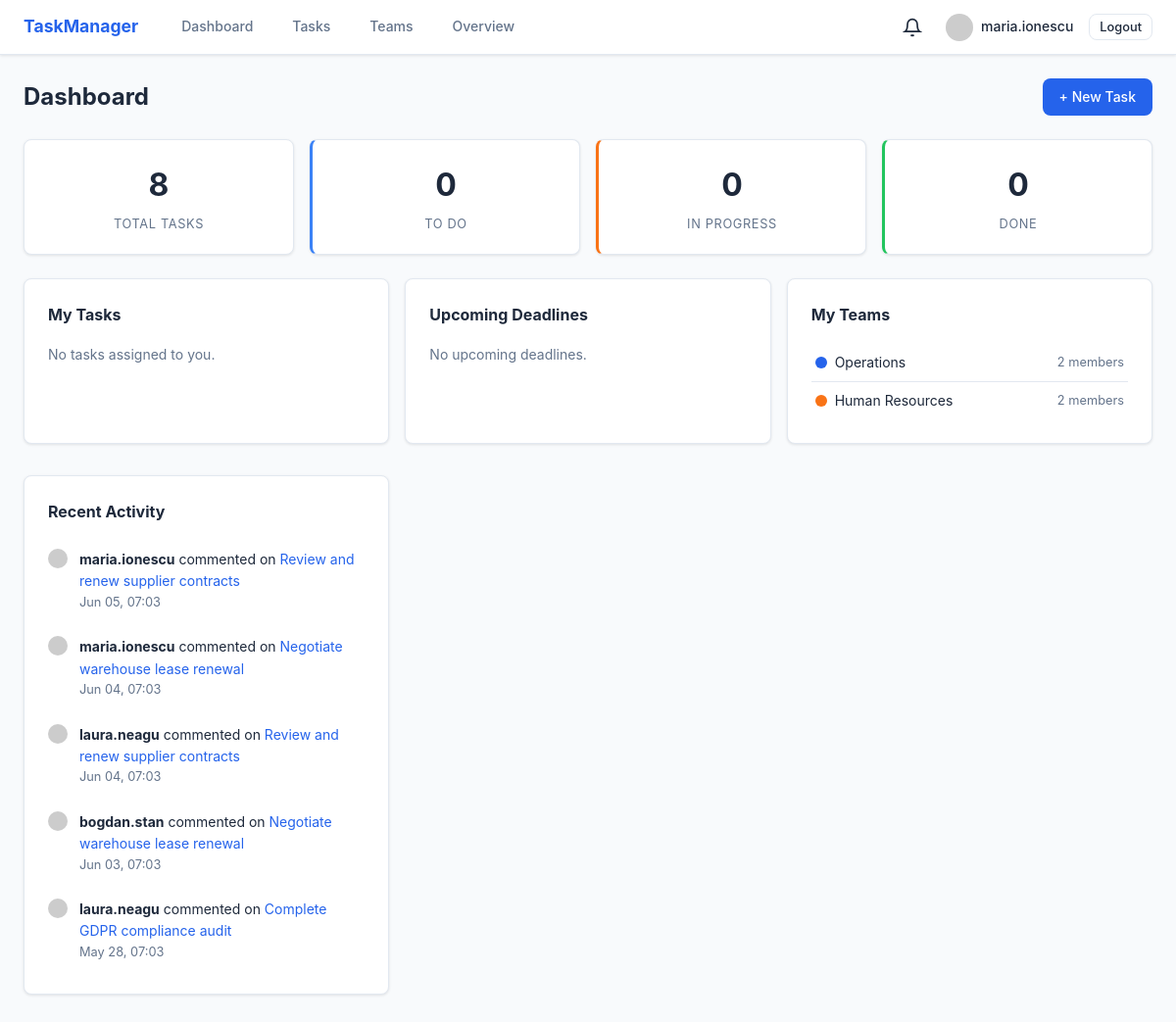
/ (signed in), run on the app's committed database.
### models/user.py (models this page shows, shortened)
class User(UserMixin, db.Model):
    __tablename__ = 'users'
    id = db.Column(db.Integer, primary_key=True)
    username = db.Column(db.String(64), unique=True, nullable=False, index=True)
    email = db.Column(db.String(120), unique=True, nullable=False, index=True)
    password_hash = db.Column(db.String(128), nullable=False)
    full_name = db.Column(db.String(120), default='')
    job_title = db.Column(db.String(120), default='')
    department = db.Column(db.String(120), default='')
    bio = db.Column(db.Text, default='')
    role = db.Column(db.String(20), default='user')  # user, manager, admin
    is_active = db.Column(db.Boolean, default=True)
    notify_assignment = db.Column(db.Boolean, default=True)
    notify_comments = db.Column(db.Boolean, default=True)
    notify_deadlines = db.Column(db.Boolean, default=True)
    created_at = db.Column(db.DateTime, default=datetime.utcnow)
    last_seen = db.Column(db.DateTime, default=datetime.utcnow)
    tasks_created = db.relationship('Task', foreign_keys='Task.creator_id', backref='creator', lazy='dynamic')
    tasks_assigned = db.relationship('Task', foreign_keys='Task.assignee_id', backref='assignee', lazy='dynamic')
    comments = db.relationship('Comment', backref='author', lazy='dynamic')
    notifications = db.relationship('Notification', backref='user', lazy='dynamic')
    teams = db.relationship('Team', secondary=team_members, backref=db.backref('members', lazy='dynamic'))
    def gravatar(self, size=80):
        digest = hashlib.md5(self.email.lower().strip().encode()).hexdigest()
        return f'https://www.gravatar.com/avatar/{digest}?d=identicon&s={size}'

### models/team.py (models this page shows, shortened)
class Team(db.Model):
    __tablename__ = 'teams'
    id = db.Column(db.Integer, primary_key=True)
    name = db.Column(db.String(100), unique=True, nullable=False)
    description = db.Column(db.Text, default='')
    color = db.Column(db.String(7), default='#2563eb')  # hex color for badge
    lead_id = db.Column(db.Integer, db.ForeignKey('users.id'), nullable=True)
    created_at = db.Column(db.DateTime, default=datetime.utcnow)
    lead = db.relationship('User', foreign_keys=[lead_id], backref='led_teams')
    tasks = db.relationship('Task', backref='team', lazy='dynamic')
    @property
    def member_count(self):
        return self.members.count()

### models/comment.py (models this page shows, shortened)
class Comment(db.Model):
    __tablename__ = 'comments'
    id = db.Column(db.Integer, primary_key=True)
    content = db.Column(db.Text, nullable=False)
    task_id = db.Column(db.Integer, db.ForeignKey('tasks.id'), nullable=False)
    user_id = db.Column(db.Integer, db.ForeignKey('users.id'), nullable=False)
    parent_id = db.Column(db.Integer, db.ForeignKey('comments.id'), nullable=True)
    created_at = db.Column(db.DateTime, default=datetime.utcnow)
    replies = db.relationship('Comment', backref=db.backref('parent', remote_side=[id]), lazy='dynamic')

### models/task.py (models this page shows, shortened)
class Task(db.Model):
    __tablename__ = 'tasks'
    id = db.Column(db.Integer, primary_key=True)
    title = db.Column(db.String(200), nullable=False)
    description = db.Column(db.Text, default='')
    priority = db.Column(db.String(20), default='medium')  # low, medium, high, critical
    status = db.Column(db.String(20), default='todo')  # todo, in_progress, review, done
    deadline = db.Column(db.DateTime, nullable=True)
    creator_id = db.Column(db.Integer, db.ForeignKey('users.id'), nullable=False)
    assignee_id = db.Column(db.Integer, db.ForeignKey('users.id'), nullable=True)
    team_id = db.Column(db.Integer, db.ForeignKey('teams.id'), nullable=True)
    created_at = db.Column(db.DateTime, default=datetime.utcnow)
    updated_at = db.Column(db.DateTime, default=datetime.utcnow, onupdate=datetime.utcnow)
    tags = db.relationship('Tag', secondary=task_tags, backref=db.backref('tasks', lazy='dynamic'))
    comments = db.relationship('Comment', backref='task', lazy='dynamic', cascade='all, delete-orphan')

### routes/dashboard.py (the view)
@dashboard_bp.route('/')
@login_required
def index():
    now = datetime.utcnow()
    upcoming = now + timedelta(days=7)
    my_tasks = Task.query.filter(
        (Task.assignee_id == current_user.id) & (Task.status != 'done')
    ).order_by(Task.deadline.asc().nullslast()).all()
    upcoming_deadlines = Task.query.filter(
        Task.assignee_id == current_user.id,
        Task.status != 'done',
        Task.deadline.isnot(None),
        Task.deadline <= upcoming,
    ).order_by(Task.deadline.asc()).all()
    recent_comments = Comment.query.join(Task).filter(
        (Task.creator_id == current_user.id) | (Task.assignee_id == current_user.id)
    ).order_by(Comment.created_at.desc()).limit(10).all()
    stats = {
        'total': Task.query.filter(
            (Task.assignee_id == current_user.id) | (Task.creator_id == current_user.id)
        ).count(),
        'todo': Task.query.filter_by(assignee_id=current_user.id, status='todo').count(),
        'in_progress': Task.query.filter_by(assignee_id=current_user.id, status='in_progress').count(),
        'done': Task.query.filter_by(assignee_id=current_user.id, status='done').count(),
        'overdue': Task.query.filter(
            Task.assignee_id == current_user.id,
            Task.status != 'done',
            Task.deadline.isnot(None),
            Task.deadline < now,
        ).count(),
    }
    my_teams = current_user.teams
    return render_template('dashboard/index.html', my_tasks=my_tasks,
                           upcoming_deadlines=upcoming_deadlines,
                           recent_comments=recent_comments, stats=stats,
                           my_teams=my_teams)

### templates/dashboard/index.html (shortened to what this page needs)
{% extends "layouts/base.html" %}
{% block extra_css %}<link rel="stylesheet" href="{{ url_for('static', filename='css/dashboard.css') }}">{% endblock %}
{% block content %}
<div class="page-header">
    <h1>Dashboard</h1>
    <a href="{{ url_for('tasks.create') }}" class="btn btn-primary">+ New Task</a>
</div>
<div class="stats-grid">
    <div class="stat-card">
        <div class="stat-value">{{ stats.total }}</div>
        <div class="stat-label">Total Tasks</div>
    </div>
    <div class="stat-card stat-info">
        <div class="stat-value">{{ stats.todo }}</div>
        <div class="stat-label">To Do</div>
    </div>
    <div class="stat-card stat-warning">
        <div class="stat-value">{{ stats.in_progress }}</div>
        <div class="stat-label">In Progress</div>
    </div>
    <div class="stat-card stat-success">
        <div class="stat-value">{{ stats.done }}</div>
        <div class="stat-label">Done</div>
    </div>
</div>
<div class="dashboard-grid">
    <div class="card">
        <h3>My Tasks</h3>
        {% if my_tasks %}
        <div class="task-list-compact">
            {% for task in my_tasks[:10] %}
            <a href="{{ url_for('tasks.detail', task_id=task.id) }}" class="task-list-item">
                <span class="badge badge-{{ task.priority_class }} badge-sm">{{ task.priority[0]|upper }}</span>
                <span class="task-list-title">{{ task.title }}</span>
                <span class="status-badge status-{{ task.status }} badge-sm">{{ task.status_label }}</span>
            </a>
            {% endfor %}
        </div>
        {% else %}
        <p class="text-muted">No tasks assigned to you.</p>
        {% endif %}
    </div>
    <div class="card">
        <h3>Upcoming Deadlines</h3>
        {% if upcoming_deadlines %}
        <div class="task-list-compact">
            {% for task in upcoming_deadlines %}
            <a href="{{ url_for('tasks.detail', task_id=task.id) }}" class="task-list-item">
                <span class="task-list-title">{{ task.title }}</span>
                <span class="task-deadline {{ 'overdue' if task.is_overdue }}">{{ task.deadline.strftime('%b %d') }}</span>
            </a>
            {% endfor %}
        </div>
        {% else %}
        <p class="text-muted">No upcoming deadlines.</p>
        {% endif %}
    </div>
    <div class="card">
        <h3>My Teams</h3>
        {% if my_teams %}
        <div class="team-list-compact">
            {% for team in my_teams %}
            <a href="{{ url_for('teams.detail', team_id=team.id) }}" class="team-list-item">
                <span class="team-color-dot" style="background: {{ team.color }}"></span>
                <span class="task-list-title">{{ team.name }}</span>
                <span class="text-muted text-sm">{{ team.member_count }} members</span>
            </a>
            {% endfor %}
        </div>
        {% else %}
        <p class="text-muted">Not in any teams yet. <a href="{{ url_for('teams.list_teams') }}">Browse teams</a></p>
        {% endif %}
    </div>
    <div class="card">
        <h3>Recent Activity</h3>
        {% if recent_comments %}
        <div class="activity-list">
            {% for comment in recent_comments %}
            <div class="activity-item">
                <img src="{{ comment.author.gravatar(24) }}" class="avatar-xs">
                <div>
                    <strong>{{ comment.author.username }}</strong> commented on
                    <a href="{{ url_for('tasks.detail', task_id=comment.task_id) }}">{{ comment.task.title }}</a>
                    <div class="text-muted text-sm">{{ comment.created_at.strftime('%b %d, %H:%M') }}</div>
                </div>
            </div>
            {% endfor %}
        </div>
        {% else %}
        <p class="text-muted">No recent activity.</p>
        {% endif %}
    </div>
</div>
{% endblock %}

### templates/layouts/base.html (shortened to what this page needs)
<!DOCTYPE html>
<html lang="en">
<head>
    <link rel="stylesheet" href="{{ url_for('static', filename='css/main.css') }}">
    {% block extra_css %}{% endblock %}
</head>
<body>
    {% if current_user.is_authenticated %}
    <nav class="navbar">
        <div class="nav-container">
            <a href="{{ url_for('dashboard.index') }}" class="nav-brand">TaskManager</a>
            <div class="nav-links">
                <a href="{{ url_for('dashboard.index') }}">Dashboard</a>
                <a href="{{ url_for('tasks.list_tasks') }}">Tasks</a>
                <a href="{{ url_for('teams.list_teams') }}">Teams</a>
                {% if current_user.role in ('manager', 'admin') %}
                <a href="{{ url_for('dashboard.overview') }}">Overview</a>
                {% endif %}
            </div>
            <div class="nav-right">
                <div class="notification-bell" id="notificationBell">
                    <svg width="20" height="20" viewBox="0 0 24 24" fill="none" stroke="currentColor" stroke-width="2"><path d="M18 8A6 6 0 0 0 6 8c0 7-3 9-3 9h18s-3-2-3-9"/><path d="M13.73 21a2 2 0 0 1-3.46 0"/></svg>
                </div>
                <a href="{{ url_for('profile.view') }}" class="nav-avatar">
                    <img src="{{ current_user.gravatar(32) }}" alt="{{ current_user.username }}" class="avatar-sm">
                    {{ current_user.username }}
                </a>
                <a href="{{ url_for('auth.logout') }}" class="btn btn-sm btn-outline">Logout</a>
            </div>
        </div>
    </nav>
    {% endif %}
    <main class="container">
        {% block content %}{% endblock %}
    </main>
</body>
</html>

### static/css/main.css (style rules this page uses)
*, *::before, *::after { box-sizing: border-box; margin: 0; padding: 0; }
:root { --primary: #2563eb; --primary-hover: #1d4ed8; --secondary: #10b981; --accent: #f59e0b; --bg: #f8fafc; --surface: #ffffff; --text: #1e293b; --text-muted: #64748b; --border: #e2e8f0; --success: #22c55e; --warning: #f97316; --error: #ef4444; --info: #3b82f6; --radius: 8px; --radius-sm: 4px; --shadow: 0 1px 3px rgba(0,0,0,.1); --shadow-md: 0 4px 6px rgba(0,0,0,.1); }
body { font-family: 'Inter', system-ui, -apple-system, sans-serif; background: var(--bg); color: var(--text); line-height: 1.6; font-size: 14px; }
a { color: var(--primary); text-decoration: none; }
.navbar { background: var(--surface); border-bottom: 1px solid var(--border); padding: 0 1.5rem; height: 56px; position: sticky; top: 0; z-index: 100; box-shadow: var(--shadow); }
.nav-container { max-width: 1200px; margin: 0 auto; display: flex; align-items: center; height: 100%; gap: 2rem; }
.nav-brand { font-weight: 700; font-size: 1.1rem; color: var(--primary); }
.nav-links { display: flex; gap: 1rem; flex: 1; }
.nav-links a { color: var(--text-muted); padding: .5rem .75rem; border-radius: var(--radius-sm); font-weight: 500; font-size: .875rem; }
.nav-right { display: flex; align-items: center; gap: 1rem; }
.nav-avatar { display: flex; align-items: center; gap: .5rem; color: var(--text); font-weight: 500; font-size: .875rem; }
.container { max-width: 1200px; margin: 0 auto; padding: 1.5rem; }
.card { background: var(--surface); border: 1px solid var(--border); border-radius: var(--radius); padding: 1.5rem; margin-bottom: 1rem; box-shadow: var(--shadow); }
.card h3 { margin-bottom: 1rem; font-size: 1rem; }
.btn { display: inline-flex; align-items: center; gap: .5rem; padding: .5rem 1rem; border-radius: var(--radius); border: 1px solid transparent; font-weight: 500; font-size: .875rem; cursor: pointer; transition: all .15s; text-decoration: none; line-height: 1.4; }
.btn-primary { background: var(--primary); color: #fff; }
.btn-outline { background: transparent; color: var(--text); border-color: var(--border); }
.btn-sm { padding: .25rem .625rem; font-size: .8rem; }
.page-header { display: flex; justify-content: space-between; align-items: center; margin-bottom: 1.5rem; }
.page-header h1 { font-size: 1.5rem; }
.avatar-xs { width: 20px; height: 20px; border-radius: 50%; vertical-align: middle; }
.avatar-sm { width: 28px; height: 28px; border-radius: 50%; vertical-align: middle; }
.notification-bell { position: relative; cursor: pointer; padding: .5rem; display: flex; align-items: center; }
.team-color-dot { width: 12px; height: 12px; border-radius: 50%; display: inline-block; flex-shrink: 0; }
.team-list-compact { display: flex; flex-direction: column; }
.team-list-item { display: flex; align-items: center; gap: .5rem; padding: .5rem .25rem; border-bottom: 1px solid var(--border); color: var(--text); font-size: .875rem; }
.team-list-item:last-child { border-bottom: none; }
.task-list-title { flex: 1; }
.activity-list { display: flex; flex-direction: column; gap: .5rem; }
.activity-item { display: flex; gap: .75rem; align-items: flex-start; padding: .5rem 0; font-size: .875rem; }
.text-muted { color: var(--text-muted); }
.text-sm { font-size: .8rem; }

### static/css/dashboard.css (style rules this page uses)
.stats-grid { display: grid; grid-template-columns: repeat(auto-fit, minmax(160px, 1fr)); gap: 1rem; margin-bottom: 1.5rem; }
.stat-card { background: var(--surface); border: 1px solid var(--border); border-radius: var(--radius); padding: 1.25rem; text-align: center; box-shadow: var(--shadow); }
.stat-card.stat-info { border-left: 3px solid var(--info); }
.stat-card.stat-success { border-left: 3px solid var(--success); }
.stat-card.stat-warning { border-left: 3px solid var(--warning); }
.stat-value { font-size: 2rem; font-weight: 700; color: var(--text); }
.stat-label { font-size: .8rem; color: var(--text-muted); text-transform: uppercase; letter-spacing: .05em; margin-top: .25rem; }
.dashboard-grid { display: grid; grid-template-columns: repeat(auto-fit, minmax(350px, 1fr)); gap: 1rem; }

### data on the page
User: username "maria.ionescu"
Team: name "Operations", member_count "2"
Team: name "Human Resources", member_count "2"
Comment: author.username "maria.ionescu", task "Review and renew supplier contracts", created_at "Jun 05, 07:03"
Comment: author.username "maria.ionescu", task "Negotiate warehouse lease renewal", created_at "Jun 04, 07:03"
Comment: author.username "laura.neagu", task "Review and renew supplier contracts", created_at "Jun 04, 07:03"
Comment: author.username "bogdan.stan", task "Negotiate warehouse lease renewal", created_at "Jun 03, 07:03"
Comment: author.username "laura.neagu", task "Complete GDPR compliance audit", created_at "May 28, 07:03"

### other printed values
{{ stats.total }} "8"
{{ stats.todo }} "0"
{{ stats.in_progress }} "0"
{{ stats.done }} "0"
